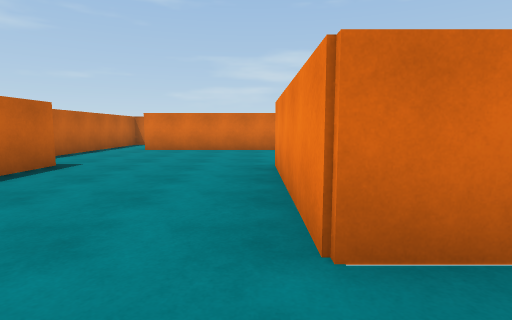
view 1 (above)

21 first-person views from a walk through a scene from a Unity 3-D project. The camera is 1.2 m above the floor, tilts 6° down and sees 80° across. The floor is counted in squares, 2 m on a side. Each view is taken from the middle of a square. On the plan, view 1 faces up. The plan holds only what a view shows up to about 9 squares ahead; the rest is blank. The place goes on beyond the plan. The player character is not drawn.

view 2
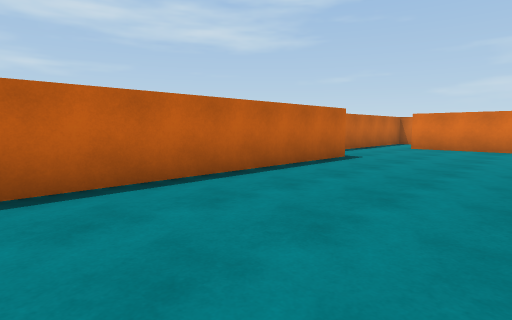

view 3
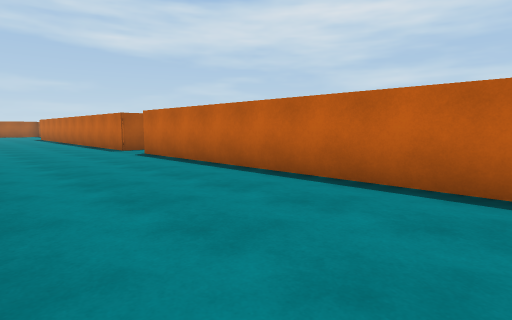

view 4
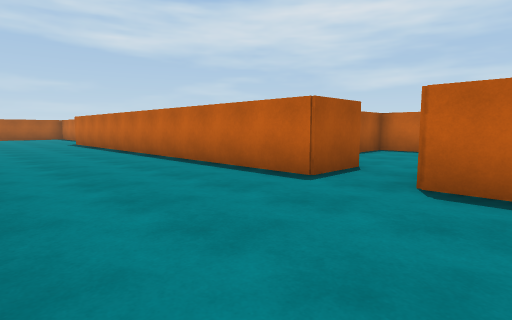

view 5
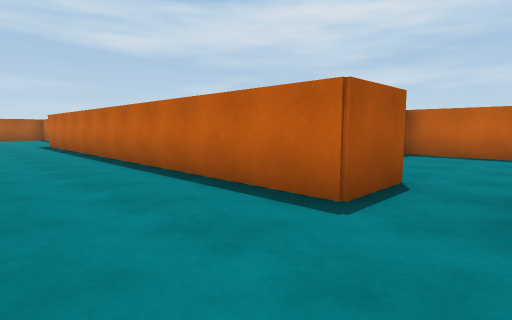

view 6
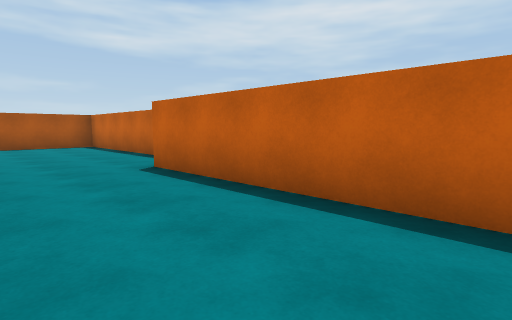

view 7
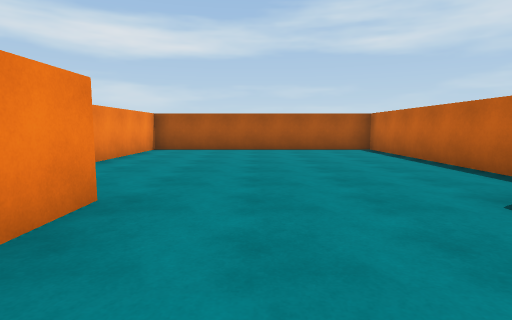

view 8
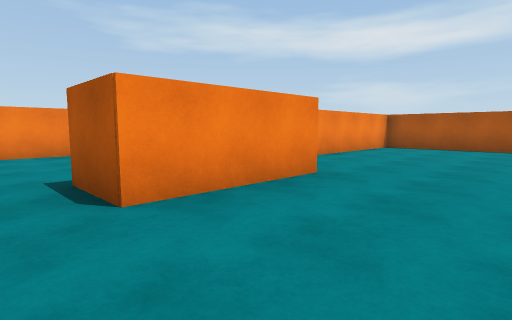

view 9
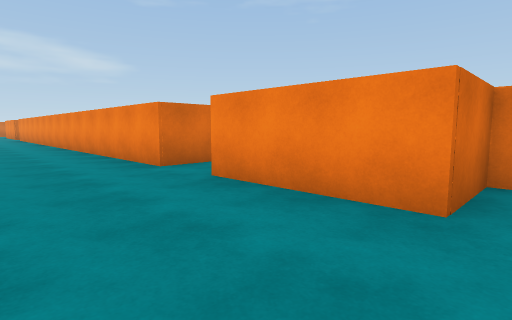

view 10
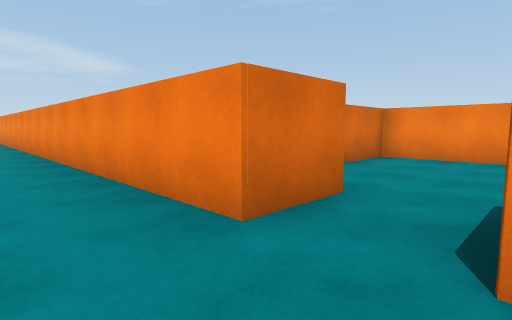

view 11
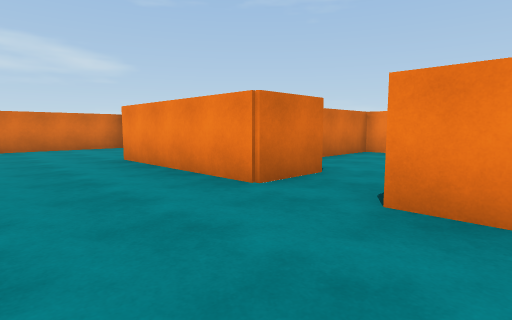

view 12
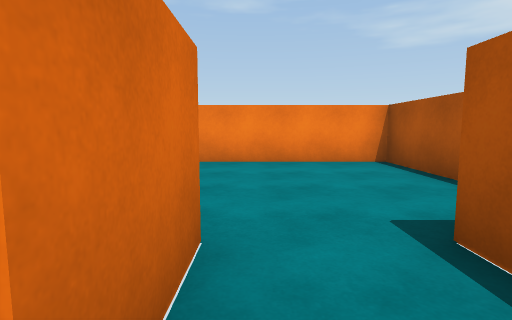

view 13
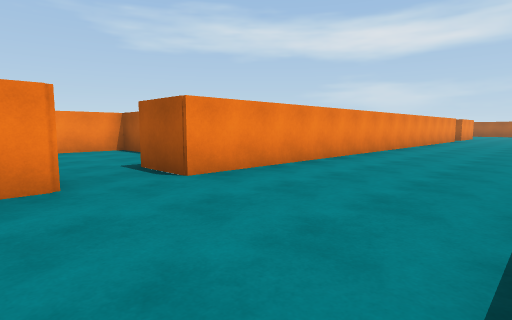

view 14
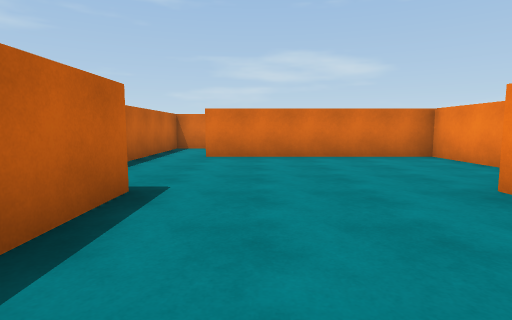

view 15
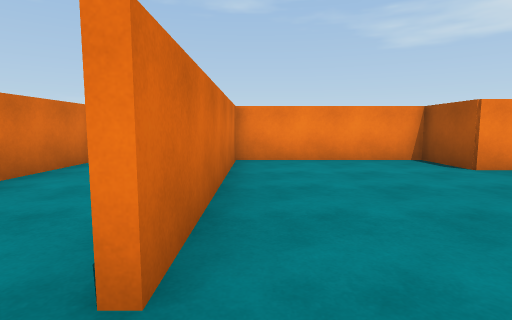

view 16
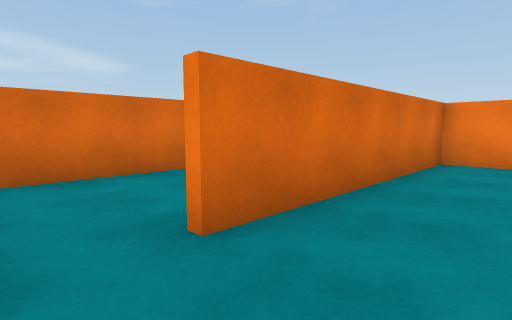

view 17
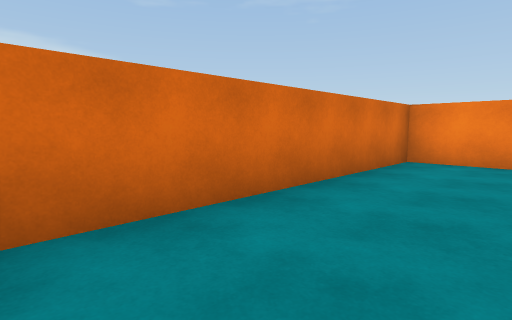

view 18
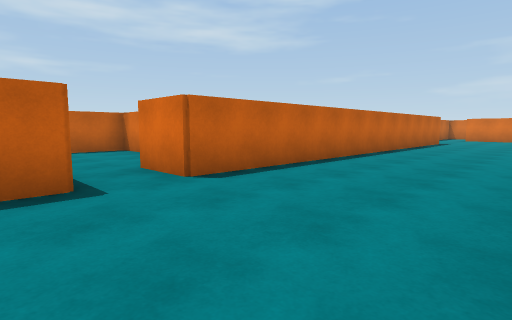

view 19
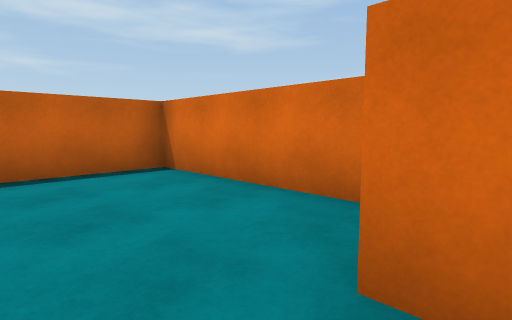

view 20
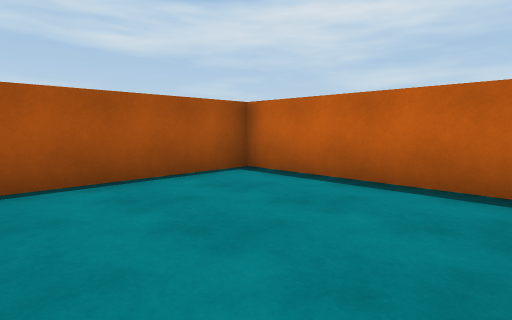

view 21
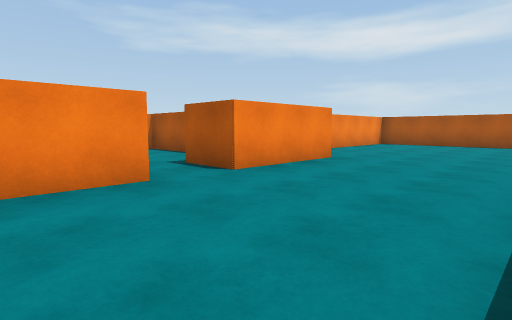

### Floor plan
Points are (right, up) in squares from view 1. A wall is a line through its corners. A room is listed if a view was taken in it or the views show most of it. See-through windows are left out.
Room 1 (views 1, 2, 3, 4, 5, 6, 7, 8, 9, 10, 11, 12, 13, 14, 15, 16, 18, 19, 21)
walls: (-4.5, -7.2) (-3.2, -7.2) (-3.2, -17.5); (0.3, -13.6) (0.3, -0.1); (0.3, 1.3) (0.3, 4.9) (1.7, 4.9) (1.7, 8.4) (-3.1, 8.4); (1.9, -17.5) (0.3, -17.5) (0.3, -14.9); (-4.2, -18.8) (-4.2, -23.5) (1.7, -23.5) (1.7, -19.8); (-3.2, 4.9) (-3.2, -6) (-4.5, -6); (-4.2, 8.5) (-4.2, 6.5)
ways out: opening at (-4, 9) to room 2; opening at (-4, -6.5) to room 3; opening at (1, -14); opening at (1, 0.5)
Room 2 (view 17)
walls: (1.7, 9.4) (1.7, 10.9) (-4.2, 10.9) (-4.2, 8.5)
ways out: opening at (-4, 9) to room 1
Room 3 (view 20)
walls: (-5, -4.7) (-8.3, -4.7) (-8.3, -8.5) (-5.2, -8.5)
ways out: opening at (-4, -6.5) to room 1

Where each view was taken, in squares from view 1:
view 1: 0 up, 0 right, facing up
view 2: 1 down, 0 right, facing up-left
view 3: 1 up, 0 right, facing down-left
view 4: 5 down, 0 right, facing down-left
view 5: 6 down, 1 left, facing down-left
view 6: 13 down, 1 left, facing down-left
view 7: 15 down, 1 left, facing down
view 8: 14 down, 2 left, facing down-right
view 9: 18 down, 2 left, facing up-right
view 10: 15 down, 1 left, facing up-right
view 11: 1 down, 2 left, facing up-right
view 12: 1 up, 0 right, facing right
view 13: 2 up, 3 left, facing down-right
view 14: 2 up, 2 left, facing up
view 15: 8 up, 4 left, facing right
view 16: 7 up, 4 left, facing up-right
view 17: 9 up, 4 left, facing up-right
view 18: 8 down, 0 right, facing up-left
view 19: 7 down, 4 left, facing up-left
view 20: 5 down, 5 left, facing down-left
view 21: 12 down, 3 left, facing down-right
